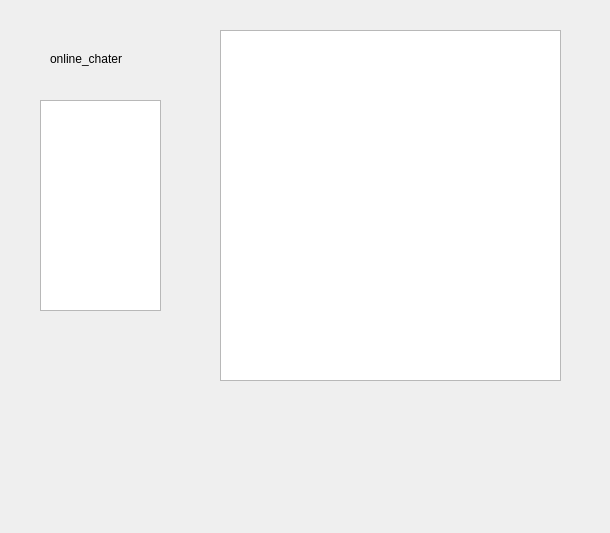
<?xml version="1.0" encoding="UTF-8"?>
<ui version="4.0">
 <class>chat</class>
 <widget class="QWidget" name="chat">
  <property name="geometry">
   <rect>
    <x>0</x>
    <y>0</y>
    <width>610</width>
    <height>533</height>
   </rect>
  </property>
  <property name="windowTitle">
   <string>Form</string>
  </property>
  <widget class="QTextEdit" name="chat_edit">
   <property name="geometry">
    <rect>
     <x>220</x>
     <y>30</y>
     <width>341</width>
     <height>351</height>
    </rect>
   </property>
  </widget>
  <widget class="QTextEdit" name="online_edit">
   <property name="geometry">
    <rect>
     <x>40</x>
     <y>100</y>
     <width>121</width>
     <height>211</height>
    </rect>
   </property>
  </widget>
  <widget class="QLabel" name="label">
   <property name="geometry">
    <rect>
     <x>50</x>
     <y>50</y>
     <width>101</width>
     <height>17</height>
    </rect>
   </property>
   <property name="text">
    <string>online_chater</string>
   </property>
  </widget>
 </widget>
 <resources/>
 <connections/>
</ui>
